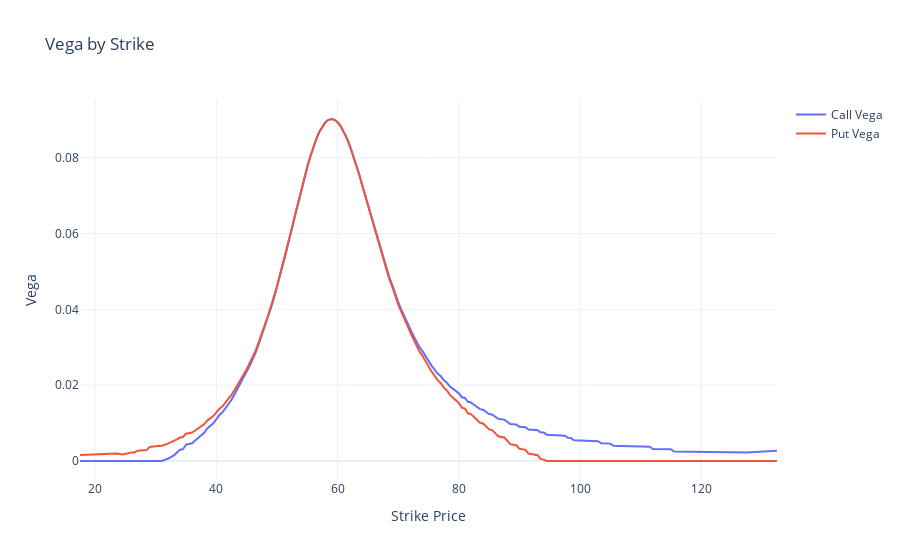

The cell this chart's notebook holds for it:
### Markdown cell above
### Vega

The main feature to be aware of with vega is that $\frac{\partial C}{\partial \sigma}$ has units of price change per
unit change in volatility, but a unit change in volatility is $100\%$, which is not a useful scale for understanding
risk.

Instead, the units are often in terms of a $1\%$ change in vol, which is a simple rescaling.

### Code cell
fig = go.Figure()
add_vol_plot(
    fig=fig,
    vol_df=df,
    name="Call Vega",
    y_col="call_vega",
    strike_range=mid_range,
    mode="lines",
)
add_vol_plot(
    fig=fig,
    vol_df=df,
    name="Put Vega",
    y_col="put_vega",
    strike_range=mid_range,
    mode="lines",
)
fig.update_layout(
    title="Vega by Strike",
    xaxis_title="Strike Price",
    yaxis_title="Vega",
    template="plotly_white",
)
fig.show()

### Figure 1 — Plotly figure (JSON) as saved in the notebook; plotly's stock layout.template omitted (floating-point values rounded to 4 significant figures; data arrays with more than 128 entries replaced by an {"elided": "..."} marker saying what was removed)
{"data": [{"mode": "lines", "name": "Call Vega", "x": {"elided": "206 float values"}, "y": {"elided": "206 float values"}, "type": "scatter"}, {"mode": "lines", "name": "Put Vega", "x": {"elided": "206 float values"}, "y": {"elided": "206 float values"}, "type": "scatter"}], "layout": {"title": {"text": "Vega by Strike"}, "xaxis": {"title": {"text": "Strike Price"}}, "yaxis": {"title": {"text": "Vega"}}}}
